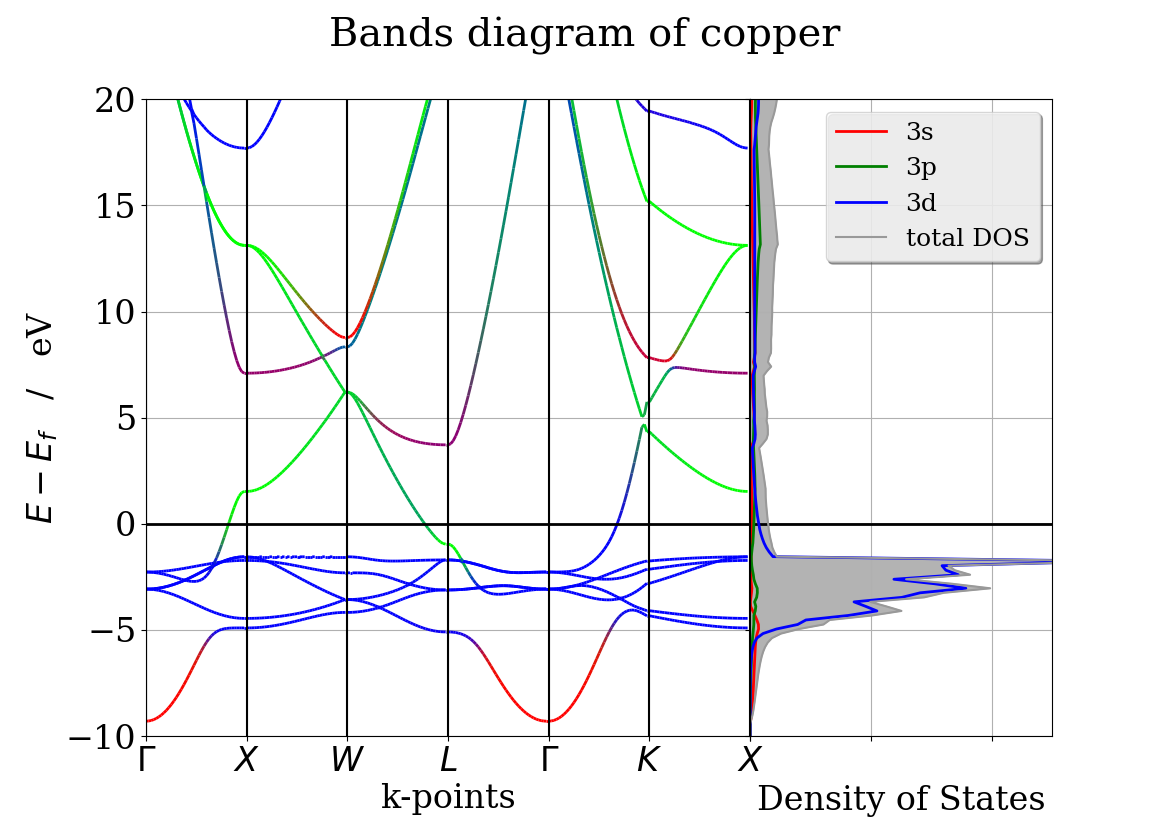

Reproduce this figure in Python.
#!/usr/bin/env python
# -*- coding=utf-8 -*-

import sys
import numpy as np

import matplotlib.pyplot as plt
from matplotlib.collections import LineCollection
from matplotlib.gridspec import GridSpec

# from pymatgen.io.vaspio.vasp_output import Vasprun
from pymatgen.io.vasp.outputs import Vasprun
from pymatgen.electronic_structure.plotter import BSDOSPlotter

from pymatgen.electronic_structure.core import Spin, OrbitalType

def rgbline(ax, k, e, red, green, blue, alpha=1.):
    # creation of segments based on
    # http://nbviewer.ipython.org/urls/raw.github.com/dpsanders/matplotlib-examples/master/colorline.ipynb
    pts = np.array([k, e]).T.reshape(-1, 1, 2)
    seg = np.concatenate([pts[:-1], pts[1:]], axis=1)
    nseg = len(k) - 1
    r = [0.5 * (red[i] + red[i + 1]) for i in range(nseg)]
    g = [0.5 * (green[i] + green[i + 1]) for i in range(nseg)]
    b = [0.5 * (blue[i] + blue[i + 1]) for i in range(nseg)]
    a = np.ones(nseg, np.float) * alpha
    lc = LineCollection(seg, colors=list(zip(r, g, b, a)), linewidth=2)
    print(seg)
    print(list(zip(r, g, b, a)))
    ax.add_collection(lc)

if __name__ == "__main__":
    # read data
    # ---------

    # kpoints labels
#    labels = [r"$L$", r"$\Gamma$", r"$X$", r"$U,K$", r"$\Gamma$"]
#    labels = [r"$\Gamma$", r"$X$", r"$W$", r"$K$", r"$\Gamma$", r"$L$", r"$U$", r"$W$", r"$L$", r"$K,U$", r"$X$" ]
    labels = [r"$\Gamma$", r"$X$", r"$W$",  r"$L$", r"$\Gamma$", r"$K$", r"$X$"]
    # density of states
    dosrun = Vasprun("./dos_calc_fine/vasprun.xml")
    spd_dos = dosrun.complete_dos.get_spd_dos()

    # bands
    run = Vasprun("./band_calc_test/vasprun.xml", parse_projected_eigen=True)
    bands = run.get_band_structure("./band_calc_test/KPOINTS",
                                   line_mode=True,
                                   efermi=dosrun.efermi)

    # set up matplotlib plot
    # ----------------------

    # general options for plot
    font = {'family': 'serif', 'size': 24}
    plt.rc('font', **font)

    # set up 2 graph with aspec ration 2/1
    # plot 1: bands diagram
    # plot 2: Density of States
    gs = GridSpec(1, 2, width_ratios=[2, 1])
    fig = plt.figure(figsize=(11.69, 8.27))
    fig.suptitle("Bands diagram of copper")
    ax1 = plt.subplot(gs[0])
    ax2 = plt.subplot(gs[1])  # , sharey=ax1)

    # set ylim for the plot
    # ---------------------
    emin = -10.
    emax = 20.
    ax1.set_ylim(emin, emax)
    ax2.set_ylim(emin, emax)

    # Band Diagram
    # ------------
    name = "Cu"
    pbands = bands.get_projections_on_elements_and_orbitals({name: ["s", "p", "d"]})

    # compute s, p, d normalized contributions
    contrib = np.zeros((bands.nb_bands, len(bands.kpoints), 3))
    for b in range(bands.nb_bands):
        for k in range(len(bands.kpoints)):
            sc = pbands[Spin.up][b][k][name]["s"]**2
            pc = pbands[Spin.up][b][k][name]["p"]**2
            dc = pbands[Spin.up][b][k][name]["d"]**2
            tot = sc + pc + dc
            if tot != 0.0:
                contrib[b, k, 0] = sc / tot
                contrib[b, k, 1] = pc / tot
                contrib[b, k, 2] = dc / tot

    # plot bands using rgb mapping
    for b in range(bands.nb_bands):
        rgbline(ax1,
                range(len(bands.kpoints)),
                [e - bands.efermi for e in bands.bands[Spin.up][b]],
                contrib[b, :, 0],
                contrib[b, :, 1],
                contrib[b, :, 2])

    # style
    ax1.set_xlabel("k-points")
    ax1.set_ylabel(r"$E - E_f$   /   eV")

    ax1.grid()

    # fermi level at 0
    ax1.hlines(y=0, xmin=0, xmax=len(bands.kpoints), color="k", lw=2)

    # labels
    nlabs = len(labels)
    print(nlabs)
    print(len(bands.kpoints))
    step = len(bands.kpoints) / (nlabs - 1)
    for i, lab in enumerate(labels):

        ax1.vlines(i * step, emin, emax, "k")
    ax1.set_xticks([i * step for i in range(nlabs)])
    ax1.set_xticklabels(labels)

    ax1.set_xlim(0, len(bands.kpoints))

    # Density of states
    # ----------------

    ax2.set_yticklabels([])
    ax2.grid()
    ax2.set_xlim(1e-4, 5)
    ax2.set_xticklabels([])
    ax2.hlines(y=0, xmin=0, xmax=5, color="k", lw=2)
    ax2.set_xlabel("Density of States", labelpad=28)
    print(type(Spin.up))
    exit
    # spd contribution
    ax2.plot(spd_dos[OrbitalType.s].densities[Spin.up],
             dosrun.tdos.energies - dosrun.efermi,
             "r-", label="3s", lw=2)
    ax2.plot(spd_dos[OrbitalType.p].densities[Spin.up],
             dosrun.tdos.energies - dosrun.efermi,
             "g-", label="3p", lw=2)
    ax2.plot(spd_dos[OrbitalType.d].densities[Spin.up],
             dosrun.tdos.energies - dosrun.efermi,
             "b-", label="3d", lw=2)

    # total dos
    ax2.fill_between(dosrun.tdos.densities[Spin.up],
                     0,
                     dosrun.tdos.energies - dosrun.efermi,
                     color=(0.7, 0.7, 0.7),
                     facecolor=(0.7, 0.7, 0.7))

    ax2.plot(dosrun.tdos.densities[Spin.up],
             dosrun.tdos.energies - dosrun.efermi,
             color=(0.6, 0.6, 0.6),
             label="total DOS")

    # plot format style
    # -----------------
    ax2.legend(fancybox=True, shadow=True, prop={'size': 18})
    plt.subplots_adjust(wspace=0)

    # plt.show()
    # plt.savefig(sys.argv[0].strip(".py") + ".pdf", format="pdf")
    plt.savefig(sys.argv[0].strip(".py") + ".png", format="png")
